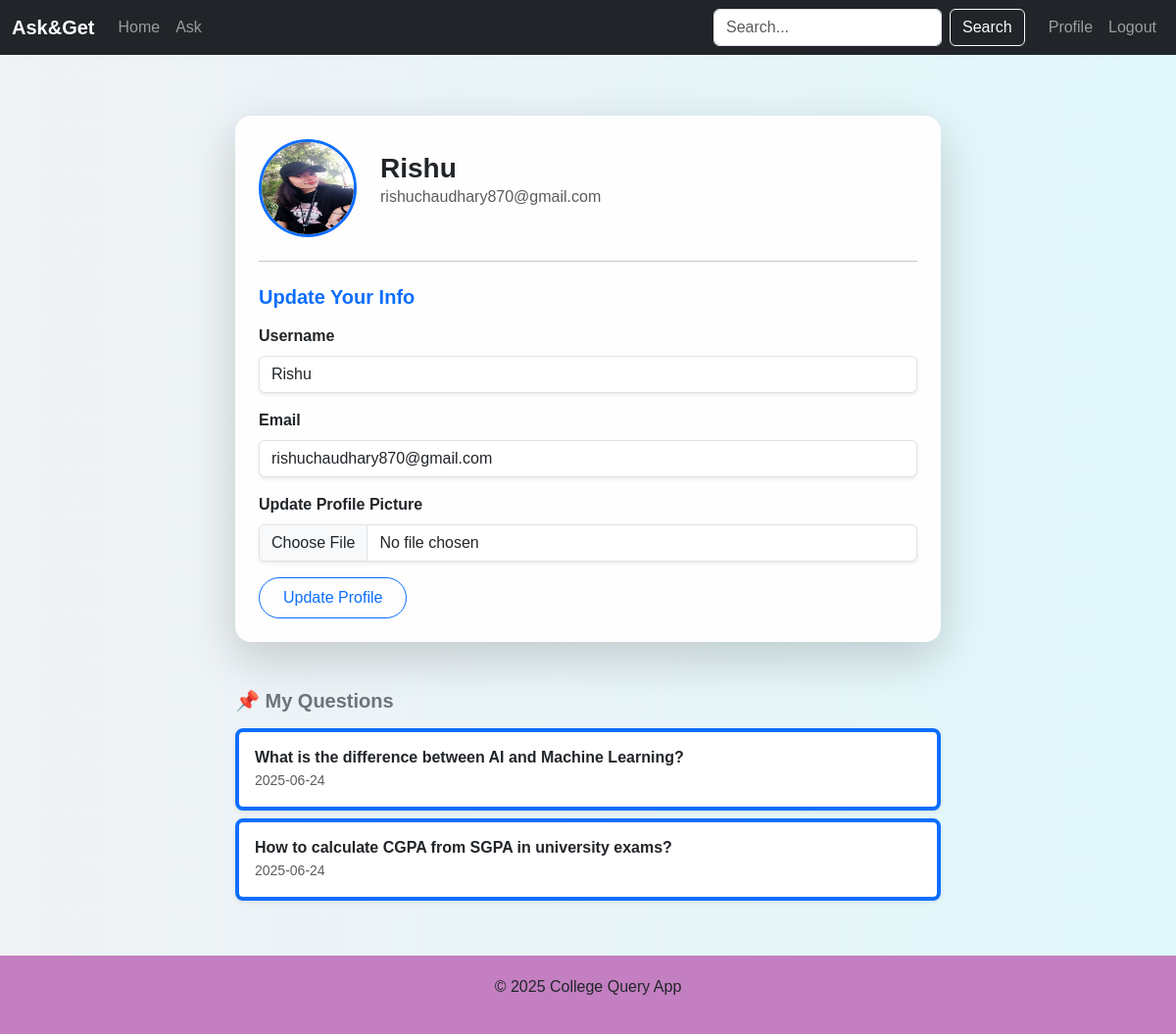
The page /profile/Rishu (signed in) on the database its author committed.
### app/models.py (models this page shows)
class User(UserMixin, db.Model):
    id = db.Column(db.Integer, primary_key=True)
    username = db.Column(db.String(64), unique=True, nullable=False)
    email = db.Column(db.String(120), unique=True, nullable=False)
    password = db.Column(db.String(128), nullable=False)  # You can hash this later
    photo = db.Column(db.String(128), default='default.jpg')
    questions = db.relationship('Question', backref='author', lazy=True)
    answers = db.relationship('Answer', backref='author', lazy=True)
    upvotes = db.relationship('Upvote', backref='user', lazy=True)

class Question(db.Model):
    id = db.Column(db.Integer, primary_key=True)
    title = db.Column(db.String(200), nullable=False)
    body = db.Column(db.Text, nullable=False)
    tag = db.Column(db.String(64), nullable=False)
    created_at = db.Column(db.DateTime, default=datetime.utcnow)
    user_id = db.Column(db.Integer, db.ForeignKey('user.id'), nullable=False)
    answers = db.relationship('Answer', backref='question', lazy=True)

### app/routes.py (the view, shortened to what this page needs)
@main.route('/profile/<string:username>', methods=['GET', 'POST'])
@login_required
def profile(username):
    user = User.query.filter_by(username=username).first_or_404()
    form = UpdateProfileForm()
    form.username.data = user.username
    form.email.data = user.email
    return render_template('profile.html', user=user, form=form)

### app/forms.py
class UpdateProfileForm(FlaskForm):
    username = StringField('Username', validators=[DataRequired(), Length(min=3, max=64)])
    email = StringField('Email', validators=[DataRequired(), Email()])
    photo = FileField('Update Profile Picture', validators=[FileAllowed(['jpg', 'png', 'jpeg'])])
    submit = SubmitField('Update Profile')

### app/__init__.py (called while the page is built)
def create_app():
    app = Flask(__name__)
    app.config['SECRET_KEY'] = 'your-secret-key'
    app.config['SQLALCHEMY_DATABASE_URI'] = 'sqlite:///site.db'
    app.config['UPLOAD_FOLDER'] = 'app/static/profile_photos'
    db.init_app(app)
    login_manager.init_app(app)
    migrate.init_app(app, db)
    from app.models import User
    @login_manager.user_loader
    def load_user(user_id):
        return User.query.get(int(user_id))
    from app.routes import main
    app.register_blueprint(main)
    with app.app_context():
        db.create_all()
    return app

### app/templates/profile.html (shortened to what this page needs)
{% extends 'base.html' %} {% block content %}
<div class="container mt-5">
    <div class="row justify-content-center">
        <div class="col-lg-8">
            <div class="card p-4 shadow-lg rounded-4 border-0" style="background: #fefefe;">
                <div class="d-flex align-items-center">
                    <img src="{{ url_for('static', filename='profile_photos/' + user.photo) }}" class="rounded-circle me-4 border border-3 border-primary" width="100" height="100" alt="Profile Photo">
                    <div>
                        <h3 class="mb-0">{{ user.username }}</h3>
                        <p class="text-muted">{{ user.email }}</p>
                    </div>
                </div>
                <hr class="my-4">
                <h5 class="text-primary mb-3">Update Your Info</h5>
                <form method="POST" enctype="multipart/form-data">
                    <div class="mb-3">
                        {{ form.username.label(class="form-label fw-semibold") }} {{ form.username(class="form-control shadow-sm") }}
                    </div>
                    <div class="mb-3">
                        {{ form.email.label(class="form-label fw-semibold") }} {{ form.email(class="form-control shadow-sm") }}
                    </div>
                    <div class="mb-3">
                        {{ form.photo.label(class="form-label fw-semibold") }} {{ form.photo(class="form-control shadow-sm") }}
                    </div>
                    {{ form.submit(class="btn btn-outline-primary px-4 py-2 rounded-pill") }}
                </form>
            </div>
            <div class="mt-5">
                <h5 class="mb-3 text-secondary">📌 My Questions</h5>
                {% for question in user.questions %}
                <div class="card p-3 mb-2 border-start border-4 border-primary shadow-sm rounded-3">
                    <h6 class="mb-1">{{ question.title }}</h6>
                    <small class="text-muted">{{ question.created_at.strftime('%Y-%m-%d') }}</small>
                </div>
                {% else %}
                <p class="text-muted mt-2">You haven’t asked any questions yet.</p>
                {% endfor %}
            </div>
        </div>
    </div>
</div>
{% endblock %}

### app/templates/base.html (shortened to what this page needs)
<!DOCTYPE html>
<html lang="en">
<head>
    <link href="https://cdn.jsdelivr.net/npm/bootstrap@5.3.0/dist/css/bootstrap.min.css" rel="stylesheet">
    <link href="https://cdn.jsdelivr.net/npm/bootstrap-icons@1.10.5/font/bootstrap-icons.css" rel="stylesheet">
</head>
<body>
    <nav class="navbar navbar-expand-lg navbar-dark bg-dark fixed-top">
        <div class="container-fluid">
            <a class="navbar-brand" href="{{ url_for('main.home') }}">Ask&Get</a>
            <div class="collapse navbar-collapse" id="navbarNav">
                <ul class="navbar-nav me-auto mb-2 mb-lg-0">
                    <li class="nav-item">
                        <a class="nav-link" href="{{ url_for('main.home') }}">Home</a>
                    </li>
                    <li class="nav-item">
                        <a class="nav-link" href="{{ url_for('main.ask_question') }}">Ask</a>
                    </li>
                </ul>
                <form class="d-flex me-3" method="GET" action="{{ url_for('main.search') }}">
                    <input class="form-control me-2" type="search" name="q" placeholder="Search..." aria-label="Search">
                    <button class="btn btn-outline-light" type="submit">Search</button>
                </form>
                <ul class="navbar-nav">
                    {% if current_user.is_authenticated %}
                    <li class="nav-item">
                        <a class="nav-link" href="{{ url_for('main.profile', username=current_user.username) }}">Profile</a>
                    </li>
                    <li class="nav-item">
                        <a class="nav-link" href="{{ url_for('main.logout') }}">Logout</a>
                    </li>
                    {% endif %}
                </ul>
            </div>
        </div>
    </nav>
    <div class="container mt-4">
         {% block content %}{% endblock %}
    </div>
    <footer class="mt-5">
        <div class="container">
            <p>&copy; {{ current_year if current_year else 2025 }} College Query App</p>
        </div>
    </footer>
</body>
</html>

### app/templates/base.html (style rules this page uses)
body { padding-top: 70px; }
.navbar-brand { font-weight: bold; }
footer { margin-top: 50px; padding: 20px 0; background-color: hsl(301, 36%, 63%); text-align: center; }
body { background-color: hsl(301, 36%, 63%); font-family: 'Poppins', sans-serif; }
.card { border-radius: 16px; box-shadow: 0 4px 20px rgba(0, 0, 0, 0.1); transition: transform 0.2s ease; }

### app/templates/profile.html (style rules this page uses)
body { background: linear-gradient(to right, #f0f2f5, #e0f7fa); font-family: 'Poppins', sans-serif; }
h3, h5, h6 { font-weight: 600; }

### rows shown on the page
User: photo (picture), username "Rishu", email "rishuchaudhary870@gmail.com"
Question: title "What is the difference between AI and Machine Learning?", created_at "2025-06-24"
Question: title "How to calculate CGPA from SGPA in university exams?", created_at "2025-06-24"

### other values the page prints
{{ current_year if current_year else 2025 }} "2025"
